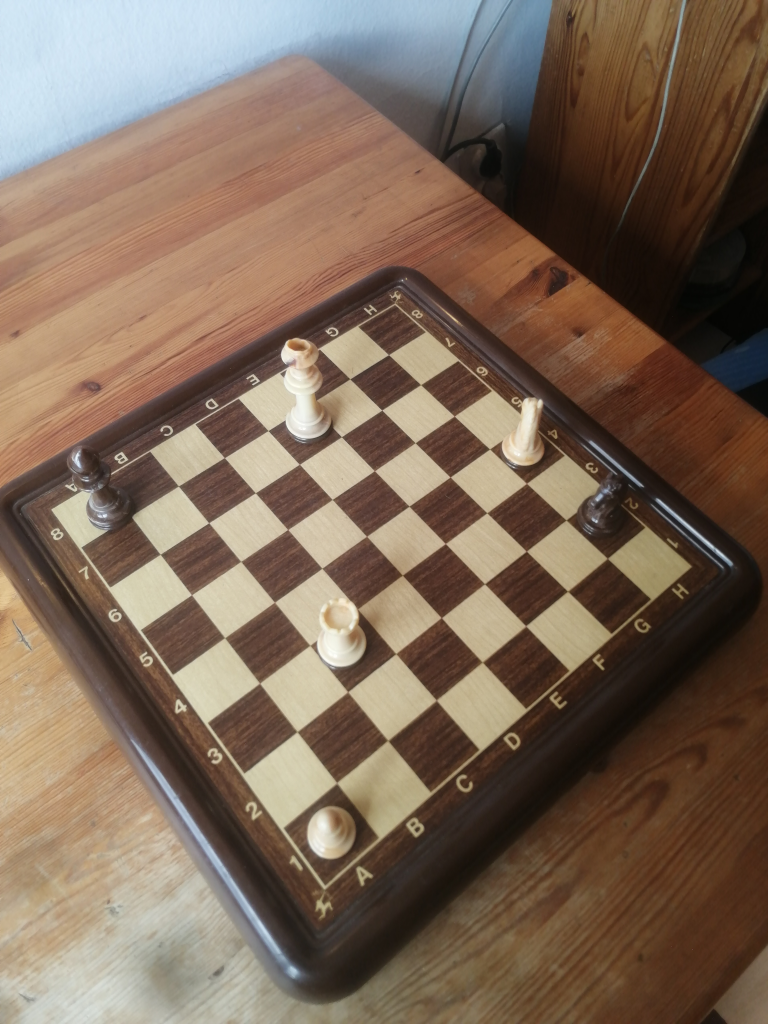
#> input picture chess_app/api/chess_image.png, 3840 x 5120 px (shown at 1/5 size)
$ python -i cornerDetection.py   (imports and definitions only)
#> lines starting #> are read from the running program, lines starting #| are printed output that depends on the picture
import cv2
import tensorflow as tf
from tensorflow import keras
import os
import numpy as np
import matplotlib.pyplot as plt
from scipy.spatial.distance import cdist
import imutils
from django.conf import settings

class CornerDetection():

    def __init__(self, main_image = None):
        """

        Args:
            detect_model_path (string): Folder path to Keras Pose Model
        """
        # Speed up inference
        tf.config.optimizer.set_jit(True)
        # Prevent CuDNN Error


        # physical_devices = tf.config.experimental.list_physical_devices('GPU')
        # if len(physical_devices) > 0:
        #     tf.config.experimental.set_memory_growth(physical_devices[0], True)

        self.detection_model = settings.DETECTION_MODEL
        self.piece_detection = settings.PIECE_DETECTION_MODEL
        self.main_image = main_image

    # [50 lines left out: functions overlappingPoints, rotate_and_predict, refine_predictions, not called in this run]

    def preprocessImg(self, img):
        """Preprocess the image before processing it .

        Args:
            img ([type]): [description]
        """
        self.img_rgb = cv2.resize(img, (512, 384))
        self.img_rgb = cv2.cvtColor(self.img_rgb, cv2.COLOR_BGR2RGB)

    def predict_board_corners(self, img):
        """ Function detects for coners of chessboard

        Args:
            img ([type]): Image in BGR order
        """
        assert img.shape[2] == 3, "image should be in color"

        # convert img to right size and rgb order
        self.preprocessImg(img)

        # estimate 4 board corners
        predictions = self.detection_model.predict(
            np.expand_dims(self.img_rgb, axis=0))

        # if two points are too close -> rotate image by 45degrees and predict again
        if(self.overlappingPoints(predictions)):
            predictions = self.rotate_and_predict(30)

        if predictions is None:
            cv2.putText(self.img_rgb, "Cant detect board", (225, 370),
                cv2.FONT_HERSHEY_SIMPLEX, 1, (255, 0, 0), 2, cv2.LINE_AA)
            return []

        # sort chessboard cornerpoints in a clockwise fashion starting with top left point
        self.corner_pts = self.refine_predictions(predictions)
        return self.corner_pts

    # [144 lines left out: functions create_split_points, map_to_chessboard, chessboard_to_fen, predict_square, main, not called in this run]


def main(image):
    detect = CornerDetection()
    detect.main(image)

>>> import cv2
>>> picture = cv2.imread('chess_image.png')
#> picture is the input picture: shape (5120, 3840, 3); mean B, G, R 87.9, 104.5, 124.8
>>> result = CornerDetection().predict_board_corners(picture)
#> in preprocessImg, `self.img_rgb = cv2.resize(img, (512, 384))`:
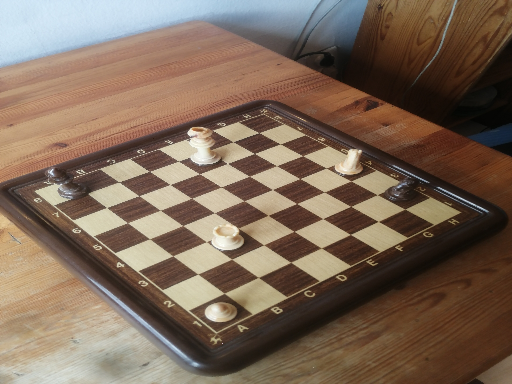
#> self.img_rgb: shape (384, 512, 3); mean B, G, R 87.8, 104.5, 124.8
#> (the run stopped early here; a loop or call above may not have finished)
